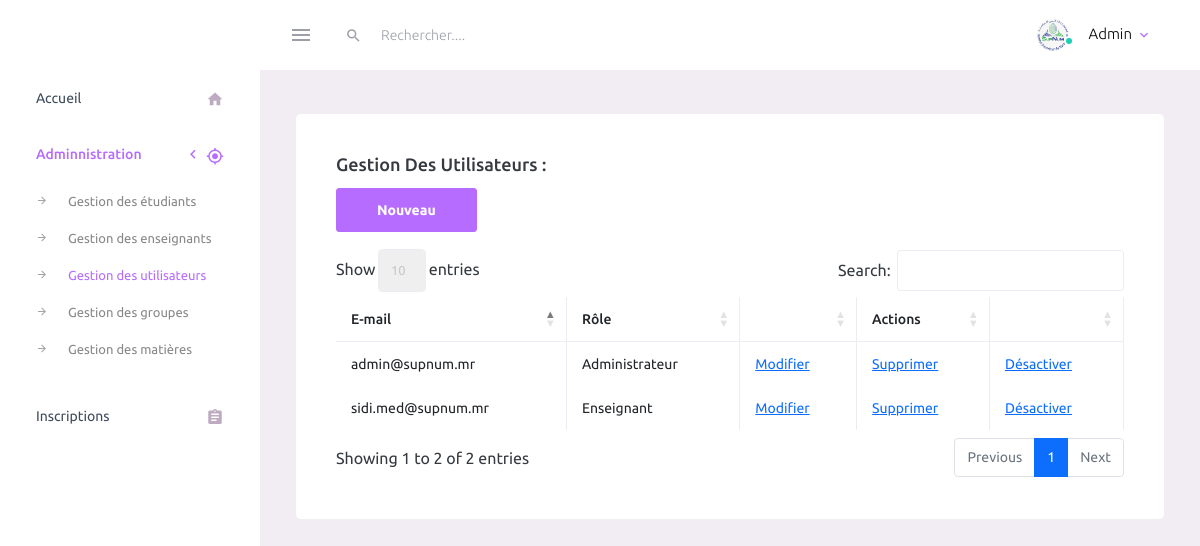
Page /admin/utilisateurs.php (signed in) on the earlier database version.
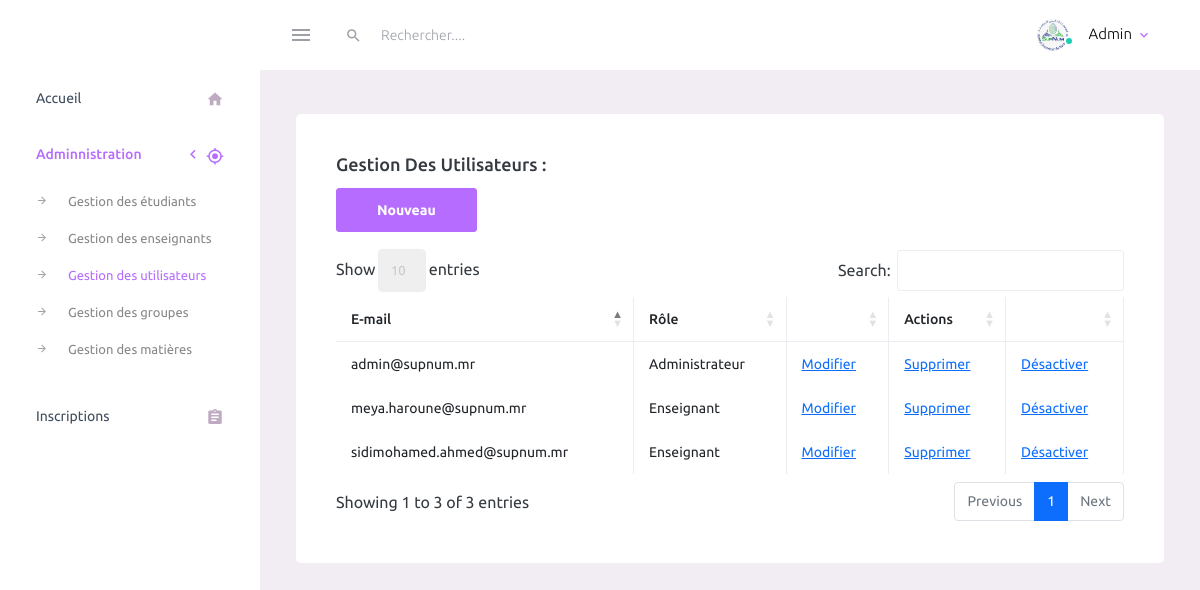
Same page on the later database version.
### tables this page shows
CREATE TABLE `utilisateur` (
`id_user` int(10) PRIMARY KEY AUTO_INCREMENT ,
`login` varchar(50) DEFAULT NULL,
`pwd` varchar(100) DEFAULT NULL,
`active` tinyint(1) DEFAULT 1 COMMENT '1=Active | 0=Inactive',
`code` varchar(20) DEFAULT NULL,
`id_role` int(10) DEFAULT NULL ,
FOREIGN KEY (id_role) REFERENCES role(id_role)
);

CREATE TABLE `role` (
`id_role` int(10) PRIMARY KEY AUTO_INCREMENT,
`profile` varchar(50) DEFAULT NULL
);

### admin/utilisateurs.php (the view, shortened to what this page needs)
<?php
include "nav_bar.php";
include_once "../connexion.php";
$req = mysqli_query($conn, "SELECT * FROM utilisateur inner join role using(id_role)");
?>
<div class="main-panel">
  <div class="content-wrapper">
    <div class="row">
      <div class="col-lg-12 grid-margin stretch-card">
        <div class="card">
          <div class="card-body">
            <h4 class="card-title">Gestion des utilisateurs :</h4>
            <div style="display: flex ; justify-content: space-between;">
              <a href="ajouter_utilisateur.php" class="btn btn-primary">Nouveau</a>
            </div>
            <br>
            <table id="example" class="table table-bordered" style="width:100%">
              <thead>
                <tr>
                  <th>E-mail</th>
                  <th>Rôle</th>
                  <th></th>
                  <th>Actions</th>
                  <th></th>
                </tr>
              </thead>
              <tbody>
                <?php
                if (mysqli_num_rows($req) == 0) {
                  echo "Il n'y a pas encore des utilisateur ajouter !";
                } else {
                  while ($row = mysqli_fetch_assoc($req)) {
                ?>
                    <tr>
                      <td><?php echo $row['login'] ?></td>
                      <td><?php echo $row['profile'] ?></td>
                      <td><a href="modifier_utilisateur.php?id_user=<?= $row['id_user'] ?>">Modifier</a></td>
                      <td><a href="supprimer_utilisateur.php?id_user=<?= $row['id_user'] ?>" id="supprimer"> Supprimer</a></td>
                      <?php
                      if ($row['active'] == 1) {
                      ?>
                        <td><a href="activer_ou_desactiver.php?id_user=<?= $row['id_user'] ?>" id="desactive"> Désactiver</a></td>
                      <?php
                      } else {
                      ?>
                        <td><a href="activer_ou_desactiver.php?id_user=<?= $row['id_user'] ?>" id="active"> Activer</a></td>
                      <?php
                      }
                      ?>
                    </tr>
                <?php
                  }
                }
                ?>
              </tbody>
            </table>
          </div>
        </div>
      </div>
    </div>
  </div>
</div>

### admin/nav_bar.php (shortened to what this page needs)
<!DOCTYPE html>
<html lang="fr">
<head>
  <link rel="stylesheet" href="../assets/vendors/mdi/css/materialdesignicons.min.css">
  <link rel="stylesheet" href="../assets/vendors/css/vendor.bundle.base.css">
  <link rel="stylesheet" href="../assets/css/style.css">
  <link rel="stylesheet" type="text/css" href="../node_modules/datatables.net-bs4/css/dataTables.bootstrap4.css">
</head>
<body>
  <nav class="navbar default-layout-navbar col-lg-12 col-12 p-0 fixed-top d-flex flex-row">
    <div class="text-center navbar-brand-wrapper d-flex align-items-center justify-content-center">
    </div>
    <div class="navbar-menu-wrapper d-flex align-items-stretch">
      <button class="navbar-toggler navbar-toggler align-self-center" type="button" data-toggle="minimize">
        <span class="mdi mdi-menu"></span>
      </button>
      <div class="search-field d-none d-md-block">
        <form class="d-flex align-items-center h-100" action="#">
          <div class="input-group">
            <div class="input-group-prepend bg-transparent">
              <i class="input-group-text border-0 mdi mdi-magnify"></i>
            </div>
            <input type="text" class="form-control bg-transparent border-0" placeholder="Rechercher.... ">
          </div>
        </form>
      </div>
      <ul class="navbar-nav navbar-nav-right">
        <li class="nav-item nav-profile dropdown">
          <a class="nav-link dropdown-toggle" id="profileDropdown" href="#" data-bs-toggle="dropdown" aria-expanded="false">
            <div class="nav-profile-img">
              <img src="../images/supnum.jpg" alt="image">
              <span class="availability-status online"></span>
            </div>
            <div class="nav-profile-text">
              <p class="mb-1 text-black">Admin</p>
            </div>
          </a>
        </li>
      </ul>
    </div>
  </nav>
  <div class="container-fluid page-body-wrapper">
    <nav class="sidebar sidebar-offcanvas" id="sidebar">
      <ul class="nav">
        <li class="nav-item">
          <a class="nav-link" href="acceuil.php">
            <span class="menu-title">Accueil</span>
            <i class="mdi mdi-home menu-icon"></i>
          </a>
        </li>
        <li class="nav-item">
          <a class="nav-link collapsed" data-bs-toggle="collapse" href="#ui-basic" aria-expanded="false" aria-controls="ui-basic">
            <span class="menu-title">Adminnistration</span>
            <i class="menu-arrow"></i>
            <i class="mdi mdi-crosshairs-gps menu-icon"></i>
          </a>
          <div class="collapse" id="ui-basic" style="">
            <ul class="nav flex-column sub-menu">
              <li class="nav-item">
                <a class="nav-link" href="etudiant.php">Gestion des étudiants</a>
              </li>
              <li class="nav-item">
                <a class="nav-link" href="enseignant.php">Gestion des enseignants</a>
              </li>
              <li class="nav-item">
                <a class="nav-link" href="utilisateurs.php">Gestion des utilisateurs</a>
              </li>
              <li class="nav-item">
                <a class="nav-link" href="groupe.php">Gestion des groupes</a>
              </li>
              <li class="nav-item">
                <a class="nav-link" href="matiere.php">Gestion des matières</a>
              </li>
            </ul>
          </div>
        </li>
        <li class="nav-item">
          <a class="nav-link" href="inscription.php">
            <span class="menu-title">Inscriptions</span>
            <i class="mdi mdi-clipboard-text menu-icon"></i>
          </a>
        </li>
      </ul>
    </nav>

Differences in the rows shown:
removed utilisateur: login "sidi.med@supnum.mr", id_role.profile "Enseignant"
added utilisateur: login "sidimohamed.ahmed@supnum.mr", id_role.profile "Enseignant"
added utilisateur: login "meya.haroune@supnum.mr", id_role.profile "Enseignant"
Other differences:
text written by a page script: "Show entries Search: Showing 1 to 2 of 2 entries Previous 1 Next" → "Show entries Search: Showing 1 to 3 of 3 entries Previous 1 Next"
